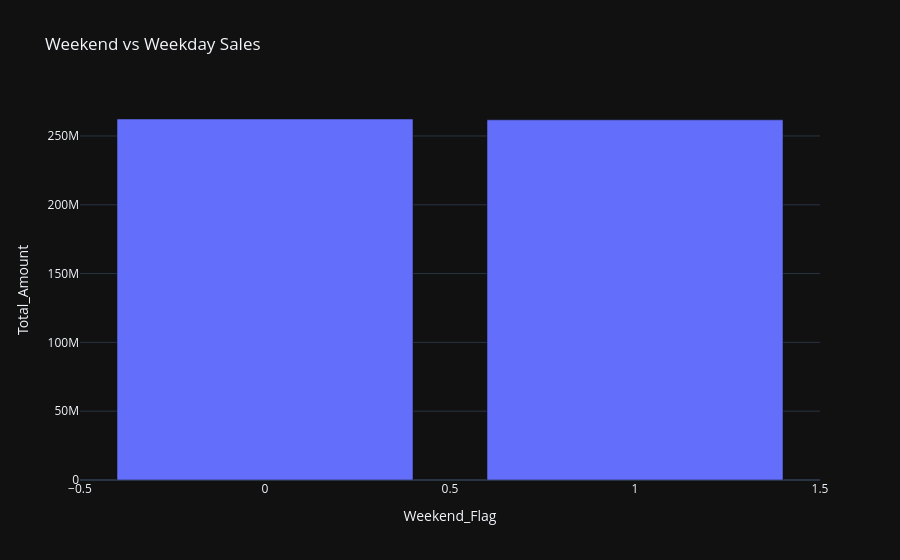

The notebook cell saved with this chart:
### Code cell
# ==========================================================
# 7. Weekend vs Weekday Sales
# ==========================================================
weekend_sales = df.groupby('Weekend_Flag')['Total_Amount'].sum().reset_index()

fig7 = px.bar(
    weekend_sales,
    x='Weekend_Flag',
    y='Total_Amount',
    title='Weekend vs Weekday Sales'
)
fig7.show()

### Figure 1 — Plotly figure (JSON) as saved in the notebook; plotly's stock layout.template omitted (floating-point values rounded to 4 significant figures)
{"data": [{"hovertemplate": "Weekend_Flag=%{x}<br>Total_Amount=%{y}<extra></extra>", "legendgroup": "", "marker": {"color": "#636efa", "pattern": {"shape": ""}}, "name": "", "orientation": "v", "showlegend": false, "textposition": "auto", "x": [0, 1], "xaxis": "x", "y": [262300000.0, 261700000.0], "yaxis": "y", "type": "bar"}], "layout": {"xaxis": {"anchor": "y", "domain": [0.0, 1.0], "title": {"text": "Weekend_Flag"}}, "yaxis": {"anchor": "x", "domain": [0.0, 1.0], "title": {"text": "Total_Amount"}}, "legend": {"tracegroupgap": 0}, "title": {"text": "Weekend vs Weekday Sales"}, "barmode": "relative"}}
